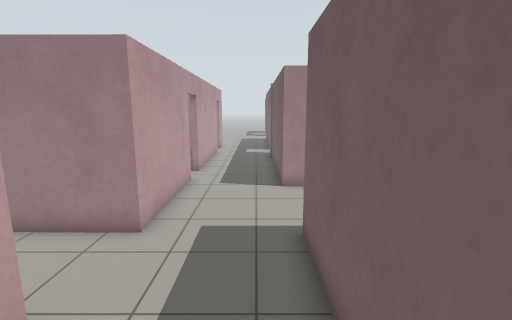
View 1 (above)

21 first-person views from a walk through a robot-simulator world made for Gazebo. The camera is 0.94 m above the floor, tilts 10° down and sees 85° across. The floor is counted in squares, 0.5 m on a side. Each view is taken from the middle of a square. On the plan, view 1 faces up. The plan holds only what a view shows up to about 16 squares ahead; the rest is blank. The place goes on beyond the plan. The robots in the file are not drawn.

View 2
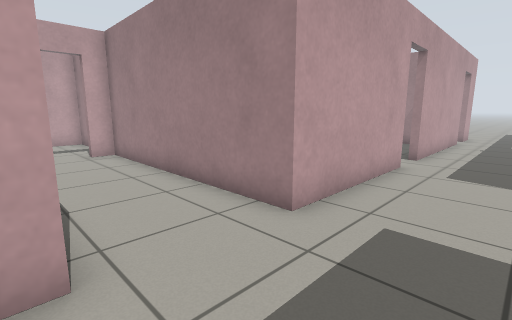

View 3
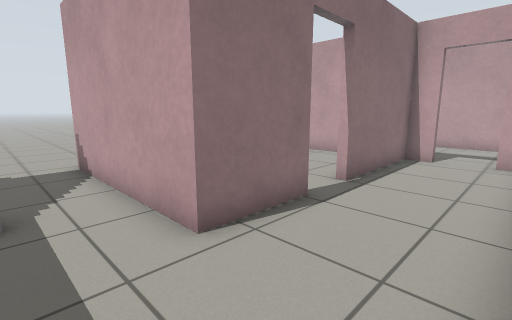

View 4
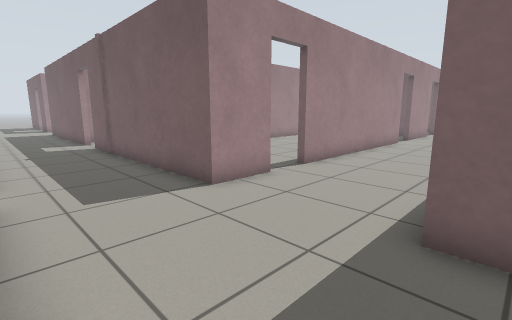

View 5
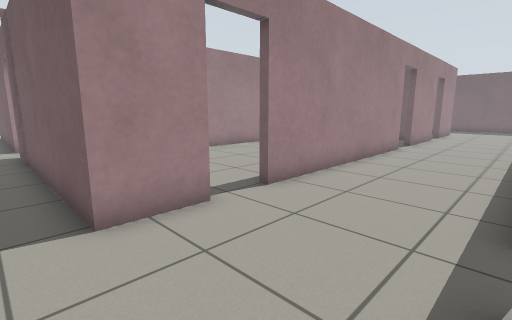

View 6
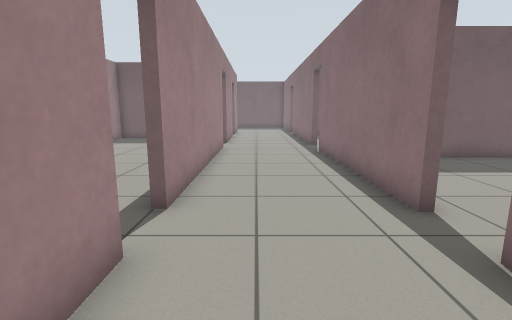

View 7
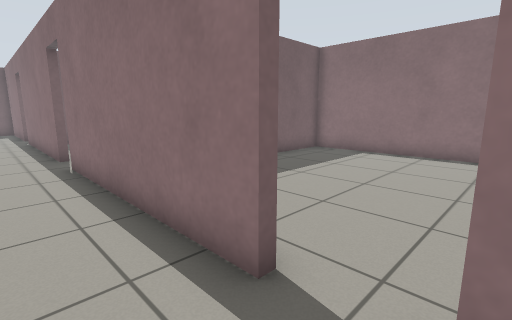

View 8
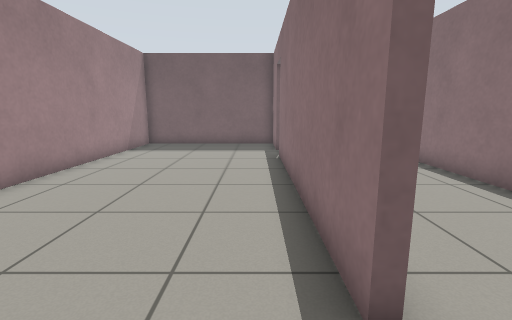

View 9
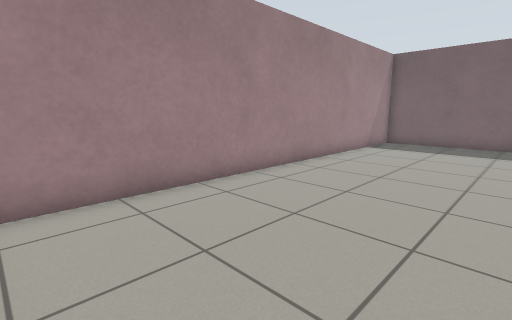

View 10
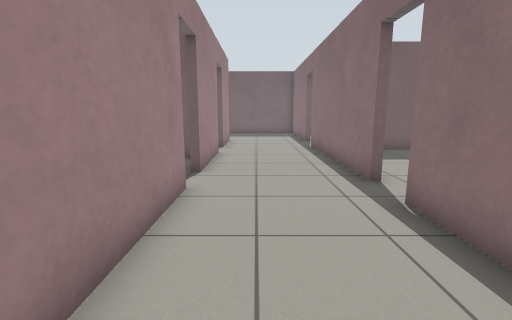

View 11
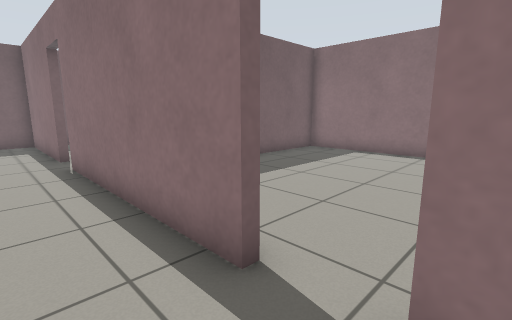

View 12
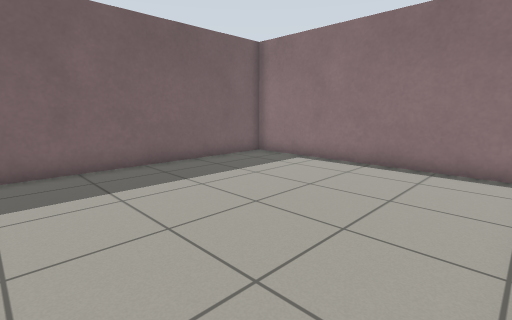

View 13
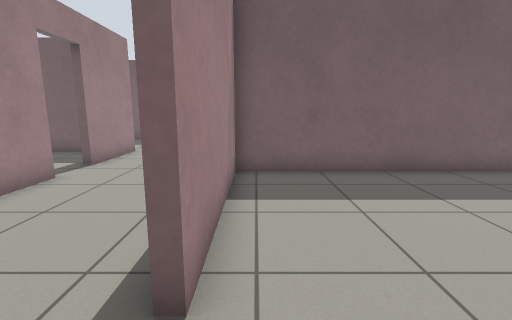

View 14
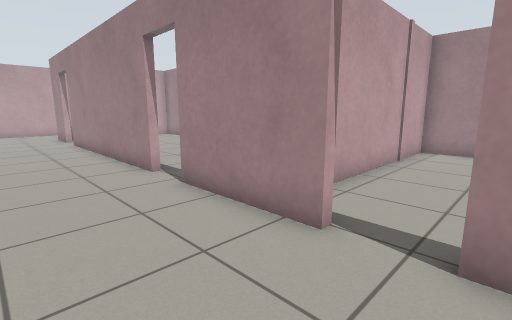

View 15
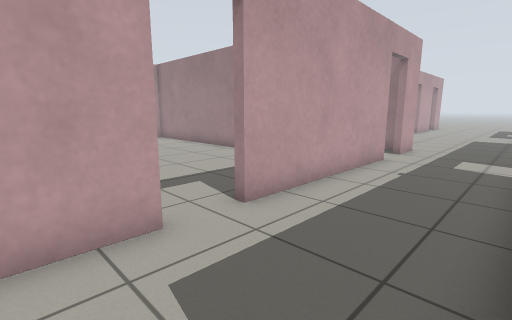

View 16
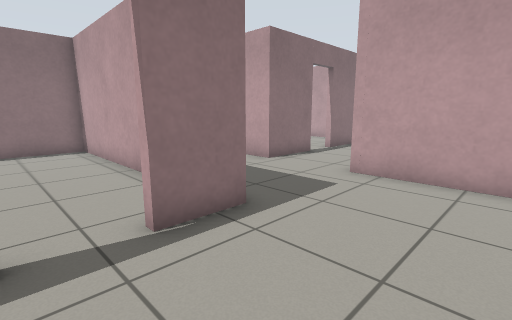

View 17
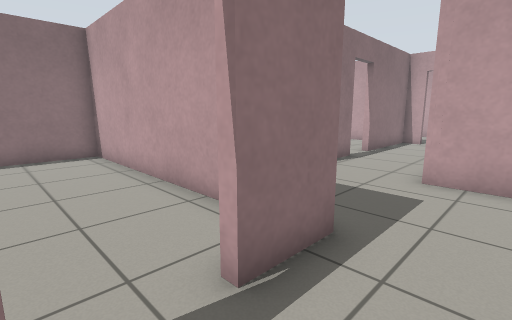

View 18
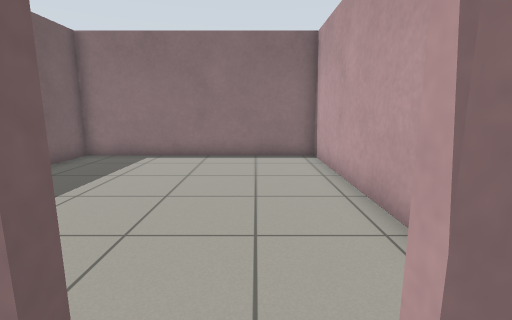

View 19
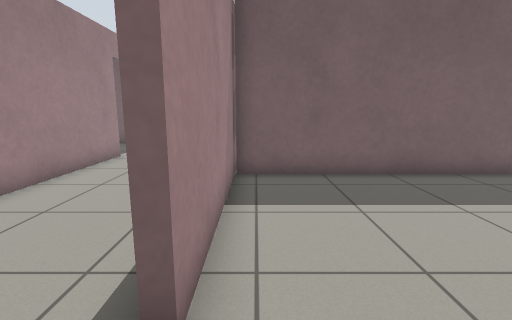

View 20
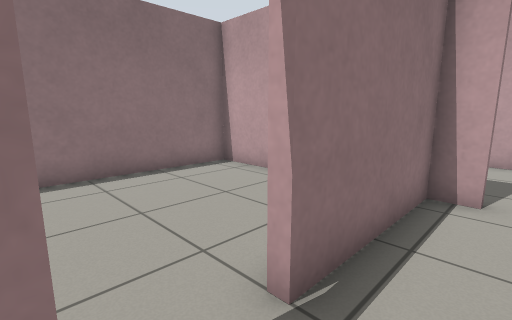

View 21
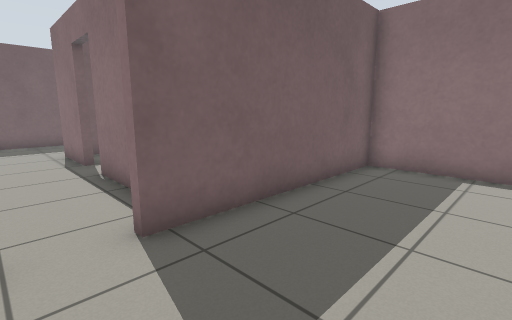

### Floor plan
Ten units are one square. View 1 is at (0, 0); x grows to the right and y downward. Boxes are objects, and circles mark ways between rooms. Rooms are numbered by the first view taken in them; rooms with no view inside come last. Other rooms are left out.
<svg viewBox="-186 -260 426 303">
<path fill="none" stroke="#000" d="M12 -11 12 -69M-63 -35 -31 -35 -31 35M-31 -71 -127 -71 -127 -62M-127 -44 -127 -35 -80 -35M34 -117 12 -117 12 -192M50 -69 135 -69M12 -69 32 -69M147 -117 50 -117M152 -69 235 -69M-31 -130 -31 -71M12 -199 12 -216M12 -232 12 -255M208 -117 165 -117M-31 -222 -31 -148M235 -117 226 -117M-31 -255 -31 -239M50 -120 147 -120M165 -120 191 -120 191 -192 20 -192M122 38 215 38 215 -66 152 -66M15 -45 15 38 112 38 112 -66M121 -66 50 -66M-166 -71 -181 -72 -181 -33M-168 35 -130 35 -130 -44"/>
<circle cx="-10" cy="-70" r="3" fill="#2a7"/>
<circle cx="-130" cy="-55" r="3" fill="#2a7"/>
<circle cx="155" cy="-120" r="3" fill="#2a7"/>
<circle cx="45" cy="-120" r="3" fill="#2a7"/>
<circle cx="145" cy="-70" r="3" fill="#2a7"/>
<circle cx="45" cy="-70" r="3" fill="#2a7"/>
<text x="0" y="0">1</text>
<text x="70" y="-110">2</text>
<text x="100" y="-160">3</text>
<text x="160" y="-20">4</text>
<text x="60" y="-20">5</text>
<text x="-160" y="-20">6</text>
</svg>
Room 1 opens to room 2. Room 1 opens to room 6. Room 2 opens to room 3. Room 2 opens to room 4. Room 2 opens to room 5.

Where each view was taken, in squares from view 1:
view 1: 0 up, 0 right, facing up
view 2: 3 up, 0 right, facing up-left
view 3: 7 up, 1 left, facing down-left
view 4: 6 up, 3 left, facing up-right
view 5: 7 up, 0 right, facing up-right
view 6: 10 up, 0 right, facing right
view 7: 9 up, 3 right, facing down-right
view 8: 13 up, 3 right, facing right
view 9: 13 up, 2 right, facing up-right
view 10: 10 up, 8 right, facing right
view 11: 9 up, 13 right, facing down-right
view 12: 6 up, 12 right, facing down-right
view 13: 6 up, 13 right, facing right
view 14: 8 up, 23 right, facing up-left
view 15: 11 up, 1 right, facing up-left
view 16: 11 up, 5 right, facing down-left
view 17: 9 up, 5 right, facing down-left
view 18: 8 up, 4 right, facing down
view 19: 6 up, 3 right, facing right
view 20: 5 up, 6 left, facing down-left
view 21: 6 up, 17 left, facing down-right
